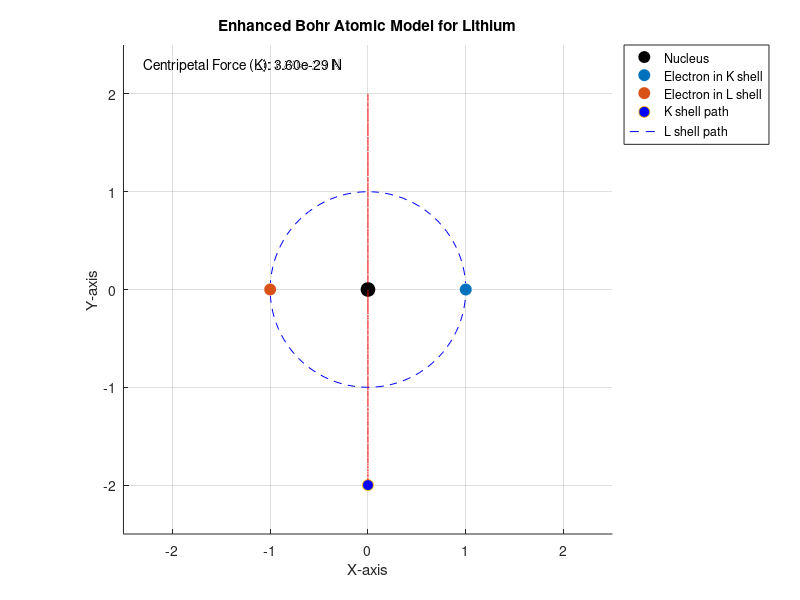

Reproduce this figure in MATLAB.
clc; clear all; close all;

% MATLAB Code: Enhanced Bohr's Atomic Model Simulation for Lithium
% Incorporates Linear Algebra (eigenvectors) and Mechanics concepts.

% Parameters
n_electrons_K = 2;  % Number of electrons in K shell
n_electrons_L = 1;  % Number of electrons in L shell
radius_K = 1;       % Radius of K shell
radius_L = 2;       % Radius of L shell
angular_speed_K = 2 * pi; % Angular speed of electrons in K shell (rad/s)
angular_speed_L = pi;     % Angular speed of electrons in L shell (rad/s)
time_step = 0.01;         % Time step for simulation (seconds)
total_time = 20;          % Total simulation time (seconds)

% Time vector
t = 0:time_step:total_time;

% Eigenvector matrix for electron dynamics
rotation_matrix_K = [cos(angular_speed_K) -sin(angular_speed_K); sin(angular_speed_K) cos(angular_speed_K)];
rotation_matrix_L = [cos(angular_speed_L) -sin(angular_speed_L); sin(angular_speed_L) cos(angular_speed_L)];

% Mechanics: Centripetal force computation (m*r*omega^2)
mass_electron = 9.10938356e-31; % Mass of an electron (kg)
centripetal_force_K = mass_electron * radius_K * angular_speed_K^2;
centripetal_force_L = mass_electron * radius_L * angular_speed_L^2;

% Initialize figure
figure;
hold on;
axis equal;
axis([-2.5 2.5 -2.5 2.5 -2.5 2.5]);
grid on;
xlabel('X-axis'); ylabel('Y-axis'); zlabel('Z-axis');
title('Enhanced Bohr Atomic Model for Lithium');

% Draw nucleus
plot3(0, 0, 0, 'ko', 'MarkerSize', 10, 'MarkerFaceColor', 'k');

% Colors for electrons
colors_K = lines(n_electrons_K);
colors_L = lines(n_electrons_L);

% Simulation loop
for ti = 1:length(t)
    % Clear previous electron positions
    cla;
    hold on;

    % Redraw nucleus
    plot3(0, 0, 0, 'ko', 'MarkerSize', 10, 'MarkerFaceColor', 'k');

    % K shell: x-y plane using eigenvector rotation
    for e = 1:n_electrons_K
        angle_K = angular_speed_K * t(ti) + (e - 1) * (2 * pi / n_electrons_K);
        position_K = [radius_K * cos(angle_K); radius_K * sin(angle_K)];
        rotated_position_K = rotation_matrix_K * position_K;
        x_K = rotated_position_K(1);
        y_K = rotated_position_K(2);
        z_K = 0;
        plot3(x_K, y_K, z_K, 'o', 'MarkerSize', 8, 'MarkerFaceColor', colors_K(e, :));
    end

    % L shell: y-z plane using eigenvector rotation
    for e = 1:n_electrons_L
        angle_L = angular_speed_L * t(ti) + (e - 1) * (2 * pi / n_electrons_L);
        position_L = [radius_L * cos(angle_L); radius_L * sin(angle_L)];
        rotated_position_L = rotation_matrix_L * position_L;
        x_L = 0;
        y_L = rotated_position_L(1);
        z_L = rotated_position_L(2);
        plot3(x_L, y_L, z_L, 'o', 'MarkerSize', 8, 'MarkerFaceColor', colors_L(e, :));
    end

    % Draw orbits using parametric equations
    theta = linspace(0, 2 * pi, 100);
    plot3(radius_K * cos(theta), radius_K * sin(theta), zeros(size(theta)), 'b--'); % K shell
    plot3(zeros(size(theta)), radius_L * cos(theta), radius_L * sin(theta), 'r--'); % L shell

    % Display centripetal force values
    text(-2.3, 2.3, 2.3, sprintf('Centripetal Force (K): %.2e N', centripetal_force_K), 'FontSize', 10);
    text(-2.3, 2.3, 2.0, sprintf('Centripetal Force (L): %.2e N', centripetal_force_L), 'FontSize', 10);

    % Update plot
    drawnow;
end

% Add legend
legend({'Nucleus', 'Electron in K shell', 'Electron in L shell', 'K shell path', 'L shell path'}, ...
       'Location', 'northeastoutside');
